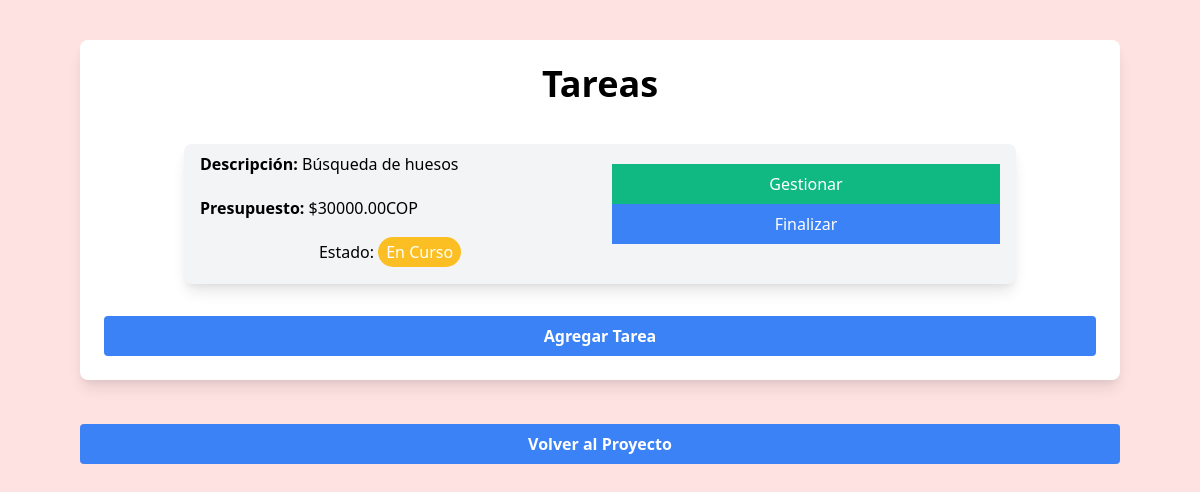
Page /views/actividad.php?proyecto=8&actividad=11 (signed in) on the committed database.
### tables this page shows
CREATE TABLE `tareas` (
  `Id_tarea` int NOT NULL AUTO_INCREMENT,
  `Descripcion` varchar(255) NOT NULL,
  `Fecha_inicio` date NOT NULL,
  `Fecha_final` date NOT NULL,
  `Id_actividad` int NOT NULL,
  `Estado` varchar(50) NOT NULL,
  `Presupuesto` decimal(10,2) NOT NULL,
  PRIMARY KEY (`Id_tarea`),
  KEY `Id_actividad` (`Id_actividad`),
  CONSTRAINT `tareas_ibfk_1` FOREIGN KEY (`Id_actividad`) REFERENCES `actividades` (`Id_actividad`)
);

### models/Tarea.php (called while the page is built, shortened)
<?php
class Tarea {
    static function listarTareas($id) {
        return "SELECT * FROM tareas WHERE Id_actividad = $id";
    }
}
?>

### views/actividad.php (the view, shortened to what this page needs)
<?php
    require('../models/Tarea.php');
    $proyecto = isset($_GET['proyecto'])? $_GET['proyecto']: null;
    $actividad = isset($_GET['actividad'])? $_GET['actividad']: null;
    $db = conectar();
    $stmt = $db->prepare(Tarea::listarTareas($actividad));
    $stmt->execute();
    $tareas = $stmt->fetchAll(PDO::FETCH_ASSOC);
?>
<html lang="es">
<head>
    <link href="https://cdn.jsdelivr.net/npm/tailwindcss@2.2.19/dist/tailwind.min.css" rel="stylesheet">
    <link rel='stylesheet' href='https://cdn-uicons.flaticon.com/2.0.0/uicons-solid-rounded/css/uicons-solid-rounded.css'>
</head>
<body class="bg-red-100">
    <div class=" text-center ml-20 mr-20 mt-10 grid gap-6 sm:grid-cols-1 md:grid-cols-1 lg:grid-cols-1 xl:grid-cols-1">
        <div class='bg-white rounded-lg shadow-lg overflow-hidden'>
            <div class='p-6'>
                <h2 class='text-4xl font-bold mb-2'>Tareas</h2>
                <?php foreach($tareas as $act) {?>
                    <div class="bg-gray-100 rounded-lg shadow-lg mt-5 text-center ml-20 mr-20 mt-10 grid gap-6 sm:grid-cols-2 md:grid-cols-2 lg:grid-cols-2 xl:grid-cols-2">
                        <section class="ml-2 text-left b-1 mb-5">
                            <p class="text-l ml-2 mt-2 mb-5"><strong>Descripción: </strong><?php echo $act['Descripcion'];?></p>
                            <p class="text-m ml-2 mt-2 mb-5"><strong>Presupuesto: </strong>$<?php echo $act['Presupuesto'];?>COP</p>
                            <?php
                            if ($act['Estado'] === 'En Curso') {
                                echo "<p class='text-center'>Estado: <span class='bg-yellow-400 text-white rounded-full px-2 py-1'>En Curso</span></p>";
                            }
                            ?>
                        </section>
                        <?php if ($act['Estado'] != 'Finalizado') {?>
                            <section class="mt-3 mr-4">
                                <a href='./tarea.php?proyecto=<?php echo $proyecto;?>&actividad=<?php echo $act['Id_actividad'];?>&tarea=<?php echo $act['Id_tarea']?>' class="block w-full bg-green-500 hover:bg-green-700 text-white text-center py-2 mt-2">
                                    Gestionar
                                </a>
                                <a href='../controllers/TareaController.php?proyecto=<?php echo $proyecto;?>&actividad=<?php echo $act['Id_actividad'];?>&tarea=<?php echo $act['Id_tarea']; ?>' class="block w-full bg-blue-500 hover:bg-blue-700 text-white text-center py-2 mb-2">
                                    Finalizar
                                </a>
                            </section>
                        <?php }?>
                    </div>
                <?php }?>
                <button class='mt-8 w-full bg-blue-500 hover:bg-blue-700 text-white font-bold py-2 px-4 rounded focus:outline-none focus:shadow-outline' onclick="abrirModalTareas()">Agregar Tarea</button>
            </div>
        </div>
        <a href="./proyecto.php?proyecto=<?php echo $proyecto; ?>" class='mt-5 mb-5 mr-10 w-full bg-blue-500 hover:bg-blue-700 text-white font-bold py-2 px-4 rounded focus:outline-none focus:shadow-outline'>Volver al Proyecto</a>
    </div>
</body>

### rows in the picture
tareas: Descripcion "Búsqueda de huesos", Presupuesto "30000.00", shows "Estado:", Estado "En Curso"
